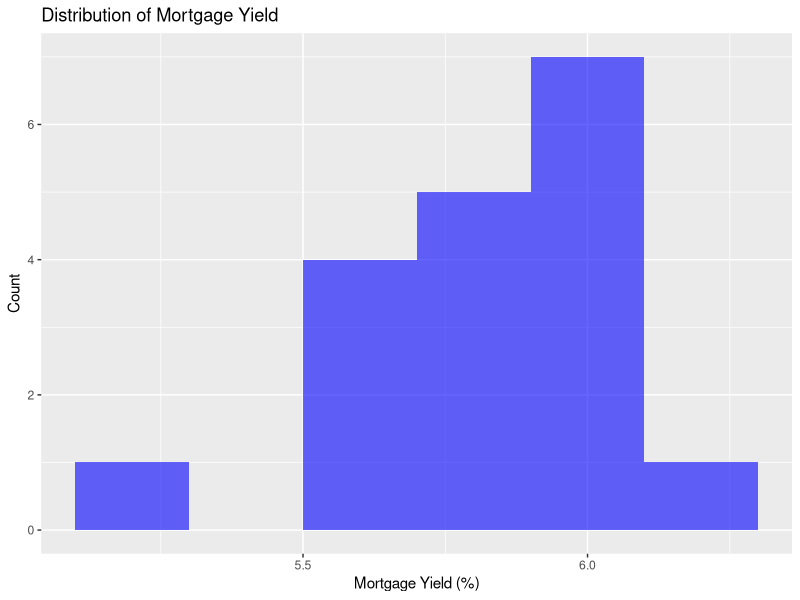
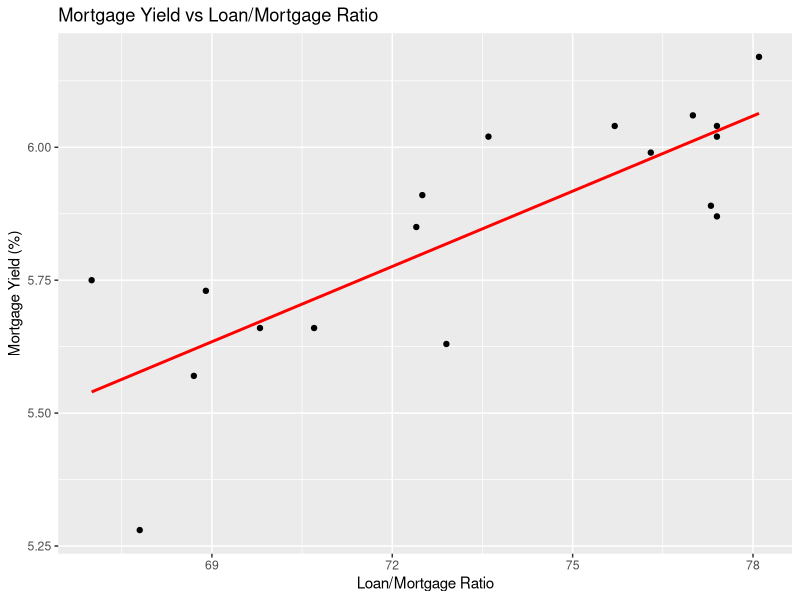
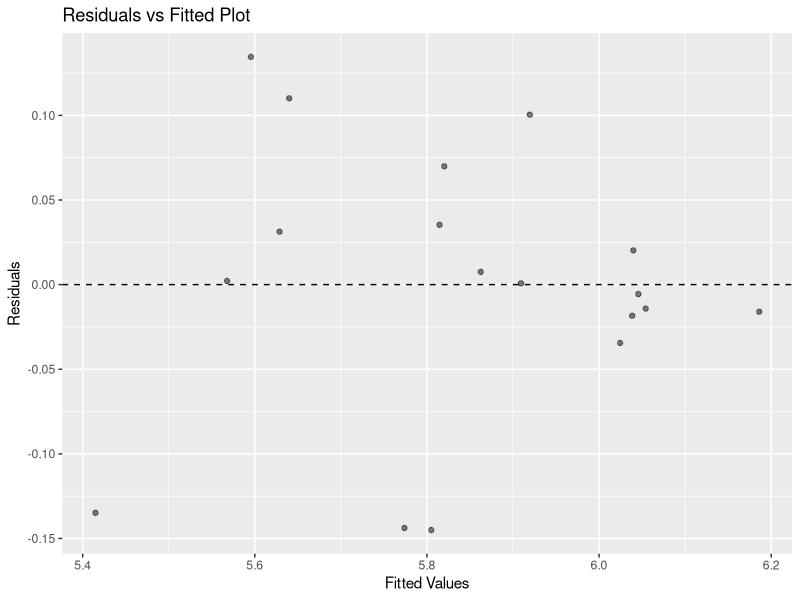
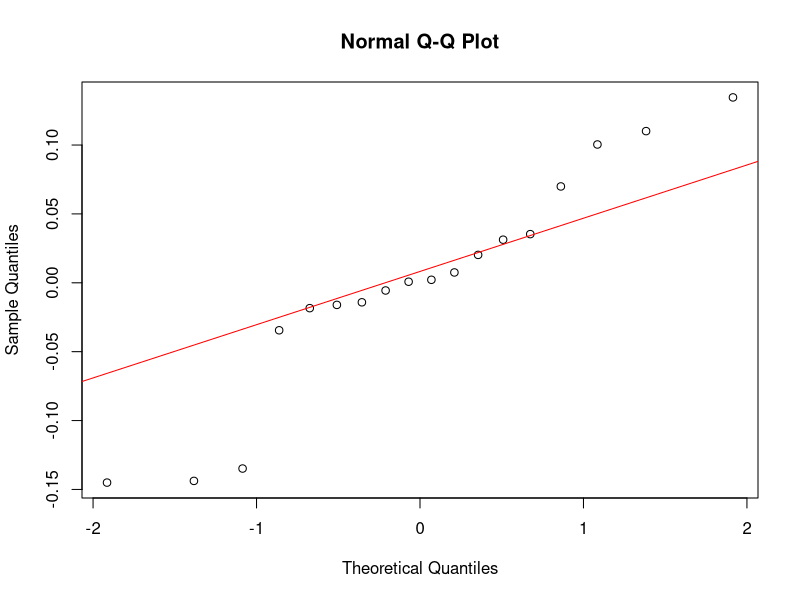

Generate these figures, in order, with R:
## ---- chunk 1
# Load necessary libraries
library(ggplot2)
library(tidyverse)
library(dplyr)
library(knitr)
library(kableExtra)
library(xtable)
library(MASS)
library(car)
library(magrittr)

# Read data
df <- read.csv("myield.csv")

# Rename columns for easier reference
colnames(df) <- c("smsa", "mortYld", "X1", "X2", "X3", "X4", "X5", "X6")

# Display first few rows
kable(head(df), caption = "First few rows of the dataset") %>% kable_styling()
## ---- chunk 2
# Count missing values
colSums(is.na(df))

## ---- chunk 3
# Summary Statistics
summary_stats <- summary(df)
kable(summary_stats, caption = "Summary Statistics of Variables") %>% kable_styling()
## ---- chunk 4
# Correlation Matrix
# Compute correlation matrix
cor_matrix <- round(cor(df[,3:8]), 2)  # Excluding 'smsa' and 'mortYld'
kable(cor_matrix, caption = "Correlation Matrix") %>% kable_styling()
## ---- chunk 5
# Histogram of Mortgage Yield
ggplot(df, aes(x = mortYld)) + 
  geom_histogram(binwidth = 0.2, fill = "blue", alpha = 0.6) +
  labs(title = "Distribution of Mortgage Yield", x = "Mortgage Yield (%)", y = "Count")

# Scatter Plot: Mortgage Yield vs Loan/Mortgage Ratio
ggplot(df, aes(x = X1, y = mortYld)) +
  geom_point() +
  geom_smooth(method = "lm", se = FALSE, color = "red") +
  labs(title = "Mortgage Yield vs Loan/Mortgage Ratio", 
       x = "Loan/Mortgage Ratio", y = "Mortgage Yield (%)")
## ---- chunk 6
# Fit linear regression model
model <- lm(mortYld ~ X1 + X2 + X3 + X4 + X5 + X6, data = df)

# Model summary
summary(model)

## ---- chunk 7
# Stepwise regression (both directions)
step_model <- stepAIC(model, direction = "both")
summary(step_model)
## ---- chunk 8
# Compute Variance Inflation Factor (VIF)
vif_values <- vif(model)
kable(as.data.frame(vif_values), caption = "Variance Inflation Factors (VIF)") %>% kable_styling()

## ---- chunk 9
# Residuals vs Fitted Plot
ggplot(data.frame(fitted = fitted(model), residuals = resid(model)), aes(x = fitted, y = residuals)) +
  geom_point(alpha = 0.5) +
  geom_hline(yintercept = 0, linetype = "dashed") +
  labs(title = "Residuals vs Fitted Plot", x = "Fitted Values", y = "Residuals")
## ---- chunk 10
# QQ-Plot of Residuals
qqnorm(resid(model))
qqline(resid(model), col = "red")
## ---- chunk 11
coeffs <- round(coef(model), 2)
kable(as.data.frame(coeffs), caption = "Final Model Coefficients") %>% kable_styling()
